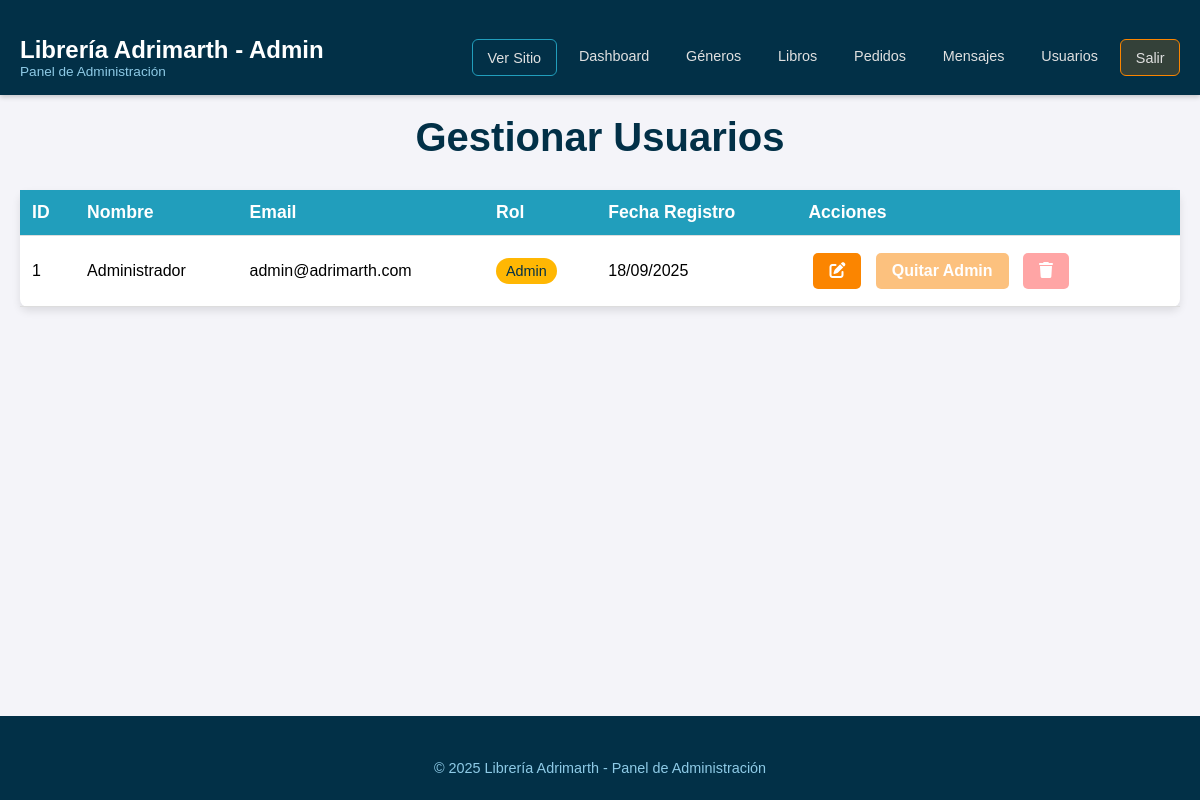
/administrador/pages/usuarios.php (signed in), run on the app's committed database.
### tables this page shows
CREATE TABLE usuarios (
    id INT AUTO_INCREMENT PRIMARY KEY,
    nombre VARCHAR(100) NOT NULL,
    email VARCHAR(100) UNIQUE NOT NULL,
    password VARCHAR(255) NOT NULL,
    tipo ENUM('cliente', 'admin') DEFAULT 'cliente',
    foto_perfil VARCHAR(255) NULL DEFAULT NULL,
    fecha_registro TIMESTAMP DEFAULT CURRENT_TIMESTAMP,
    password_actualizado_en TIMESTAMP NULL DEFAULT NULL
);

### administrador/controllers/usuarios_controller.php (called while the page is built, shortened)
<?php
require_once '../../config/database.php';
require_once '../models/UsuarioModel.php';
$usuarioModel = new UsuarioModel($pdo);
$page_title = 'Gestionar Usuarios';
$usuarios = $usuarioModel->getAll();
?>

### administrador/models/UsuarioModel.php (called while the page is built, shortened)
<?php
class UsuarioModel {
    private $pdo;
    public function __construct($pdo) {
        $this->pdo = $pdo;
    }
    public function getAll() {
        $stmt = $this->pdo->query("
            SELECT id, nombre, email, tipo, fecha_registro
            FROM usuarios
            ORDER BY fecha_registro DESC
        ");
        return $stmt->fetchAll(PDO::FETCH_ASSOC);
    }
}
?>

### administrador/pages/usuarios.php (the view, shortened to what this page needs)
<?php
require_once '../controllers/usuarios_controller.php';
include '../../public/componentes/admin_header.php';
?>
<link rel="stylesheet" href="/proyecto-01/administrador/styles/usuarios.css">
<main class="container">
    <h1><?php echo $page_title; ?></h1>
    <div class="table-responsive">
        <table class="table">
            <thead>
                <tr>
                    <th>ID</th>
                    <th>Nombre</th>
                    <th>Email</th>
                    <th>Rol</th>
                    <th>Fecha Registro</th>
                    <th>Acciones</th>
                </tr>
            </thead>
            <tbody>
                <?php if (empty($usuarios)): ?>
                    <tr>
                        <td colspan="6" style="text-align: center;">No hay usuarios registrados.</td>
                    </tr>
                <?php else: ?>
                    <?php foreach ($usuarios as $usuario): ?>
                        <tr>
                            <td><?php echo $usuario['id']; ?></td>
                            <td><?php echo htmlspecialchars($usuario['nombre']); ?></td>
                            <td><?php echo htmlspecialchars($usuario['email']); ?></td>
                            <td>
                                <span class="badge badge-<?php echo $usuario['tipo'] == 'admin' ? 'admin' : 'cliente'; ?>">
                                    <?php echo ucfirst($usuario['tipo']); ?>
                                </span>
                            </td>
                            <td><?php echo date('d/m/Y', strtotime($usuario['fecha_registro'])); ?></td>
                            <td class="actions-cell">
                                <a href="/proyecto-01/administrador/pages/editar_usuario.php?id=<?php echo $usuario['id']; ?>" class="btn btn-sm btn-secondary" title="Editar">
                                    <i class="fas fa-edit"></i>
                                </a>
                                <form action="/proyecto-01/administrador/pages/usuarios.php" method="POST" style="display: inline-block;">
                                    <button type="submit" class="btn btn-sm <?php echo $usuario['tipo'] == 'admin' ? 'btn-warning' : 'btn-success'; ?>"
                                        <?php echo $usuario['id'] == $_SESSION['usuario_id'] ? 'disabled' : ''; ?>>
                                        <?php echo $usuario['tipo'] == 'admin' ? 'Quitar Admin' : 'Hacer Admin'; ?>
                                    </button>
                                </form>
                                <form action="/proyecto-01/administrador/pages/usuarios.php" method="POST" style="display: inline-block;" onsubmit="return confirm('¿Estás seguro de que quieres eliminar a este usuario? Esta acción no se puede deshacer.');">
                                    <button type="submit" class="btn btn-sm btn-danger" title="Eliminar"
                                        <?php echo $usuario['id'] == $_SESSION['usuario_id'] ? 'disabled' : ''; ?>>
                                        <i class="fas fa-trash"></i>
                                    </button>
                                </form>
                            </td>
                        </tr>
                    <?php endforeach; ?>
                <?php endif; ?>
            </tbody>
        </table>
    </div>
</main>
<?php
include '../../public/componentes/admin_footer.php';
?>

### public/global.css (style rules this page uses)
html { overflow-y: scroll; }
:root { --color-primary: #fb8500; --color-primary-dark: #e67300; --color-secondary: #219ebc; --color-accent: #ffb703; --color-dark: #023047; --color-light: #8ecae6; --color-white: #fff; --color-gray: #f8f9fa; --color-text: #495057; }
* { margin: 0; padding: 0; box-sizing: border-box; font-family: sans-serif; }
body { display: flex; flex-direction: column; min-height: 100vh; }
main { flex-grow: 1; }
.container { max-width: 1300px; min-width: 1200px; margin: 0 auto; padding: 0 20px; }
.btn { display: inline-flex; align-items: center; justify-content: center; gap: 0.5rem; padding: 12px 24px; border-radius: 8px; font-weight: 600; text-decoration: none; border: 1px solid transparent; cursor: pointer; transition: all 0.2s ease-in-out; }

### administrador/styles/usuarios.css (style rules this page uses)
body { font-family: 'Arial', sans-serif; background-color: #f4f4f9; margin: 0; padding: 0; }
.container { width: 80%; margin: 0 auto; padding-top: 20px; }
h1 { color: #023047; font-size: 2.5rem; text-align: center; margin-bottom: 30px; }
.table { width: 100%; border-collapse: collapse; background-color: white; border-radius: 8px; box-shadow: 0 4px 8px rgba(0, 0, 0, 0.1); }
.table th, .table td { padding: 12px; text-align: left; border-bottom: 1px solid #ddd; }
.table th { background-color: #219ebc; color: white; font-size: 1.1rem; }
.actions-cell { text-align: center; }
.actions-cell .btn { margin: 5px; }
.badge { padding: 5px 10px; border-radius: 20px; font-size: 0.9rem; text-transform: capitalize; }
.badge-admin { background-color: #ffb703; color: #023047; }
.btn { padding: 8px 15px; border-radius: 5px; font-size: 1rem; text-decoration: none; display: inline-block; cursor: pointer; }
.btn-secondary { background-color: #fb8500; color: white; }
.btn-warning { background-color: #fb8500; color: white; }
.btn-danger { background-color: #ff4d4d; color: white; }
form { display: inline-block; }
form button { cursor: pointer; }
button:disabled { opacity: 0.5; cursor: not-allowed; }
td, th { font-size: 1rem; }

### data on the page
usuarios: id "1", nombre "Administrador", email "admin@adrimarth.com", tipo "Admin", fecha_registro "18/09/2025", shows "Quitar Admin"

### other printed values
$page_title "Gestionar Usuarios"
